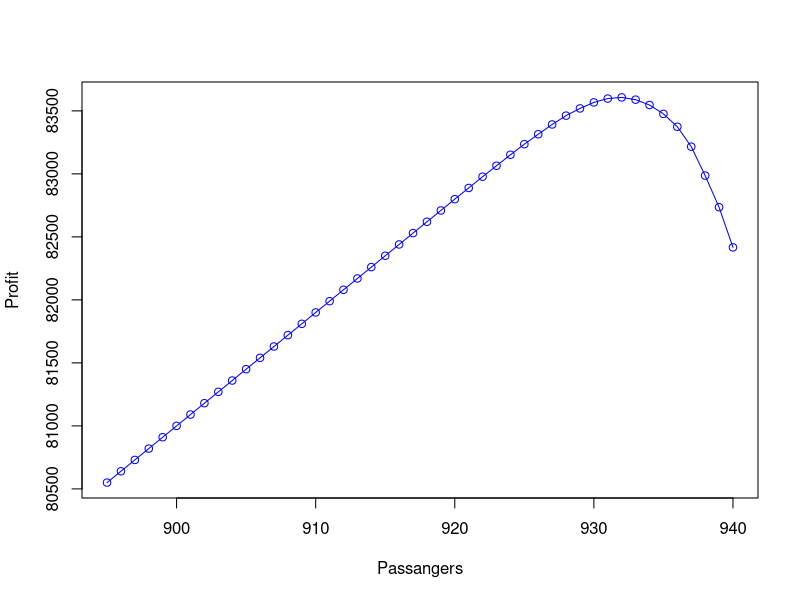

Reproduce this figure in R.
# Create a sequence of numbers from 850 to 950


# Apply the logic for the second column
#profit <- (numbers * 90 - (numbers - 894) * 1000)

# Create a data frame with the two columns
#my_data <- data.frame(First_Column = numbers, Second_Column = profit)

# Print the data frame
#print(my_data)

# Plotting the data

num <- 895:940
max <- 894
sold <- 932
price <- 90
compensation <- 1000

total <- numeric(100000)
tot <- numeric(46)

for (j in 895:940) {
  for (i in 1:100000) {
    attended <- rbinom(1,j,0.95)

    if (attended <= max) {
      profit <- j * price
    } else {
      profit <- j * price - (attended-max) * compensation
    }

    total[i] <- profit
  }
  tot[j] <- mean(total)
}

tot[-c(1:894)]

my_data <- data.frame(x = num, y = tot[-c(1:894)])

plot(my_data$x, my_data$y, type = "o", col = "blue", xlab = "Passangers", ylab = "Profit")


max(my_data$y)
